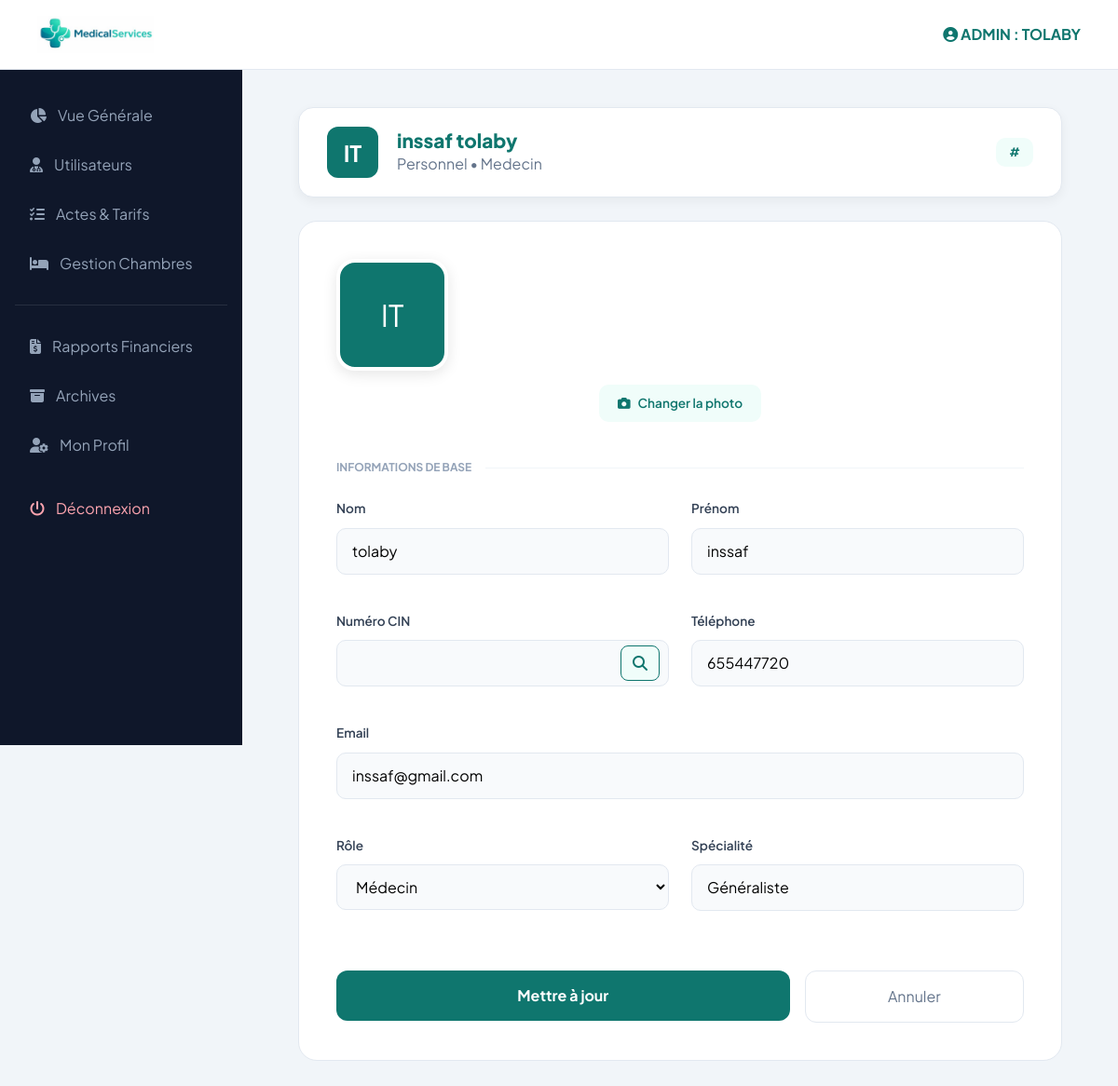
Screenshot of /connexion_admin/modifier_utilisateur.php?id=1 (signed in) with the database file from the repository.
### tables this page shows
CREATE TABLE `utilisateurs` (
  `id_user` int(11) NOT NULL,
  `cin` varchar(255) NOT NULL,
  `matricule` varchar(255) NOT NULL,
  `nom` varchar(50) DEFAULT NULL,
  `prenom` varchar(50) DEFAULT NULL,
  `email` varchar(50) DEFAULT NULL,
  `mot_de_passe` varchar(255) DEFAULT NULL,
  `telephone` int(11) NOT NULL,
  `adresse` text NOT NULL,
  `photo` varchar(255) NOT NULL DEFAULT '''default_avatar.png''',
  `role` enum('infirmier','admin','medecin','secretaire') DEFAULT NULL,
  `specialite` varchar(255) NOT NULL DEFAULT 'Généraliste',
  `statut_compte` enum('actif','suspendu','conge') NOT NULL,
  `date_embauche` date NOT NULL DEFAULT current_timestamp(),
  `derniere_connexion` datetime DEFAULT NULL,
  `created_at` timestamp NOT NULL DEFAULT current_timestamp()
);

### connexion_admin/modifier_utilisateur.php (the view, shortened to what this page needs)
<?php
include("../config/connexion.php");
$user_id = $_SESSION['user_id'];
$stmt_admin = $pdo->prepare("SELECT nom, prenom FROM utilisateurs WHERE id_user = ?");
$stmt_admin->execute([$user_id]);
$admin = $stmt_admin->fetch(PDO::FETCH_ASSOC);
$id_edit = (int)$_GET['id'];
$stmt = $pdo->prepare("SELECT * FROM utilisateurs WHERE id_user = ?");
$stmt->execute([$id_edit]);
$user = $stmt->fetch(PDO::FETCH_ASSOC);
$photoPath = "";
$photoExists = false;
$initials = strtoupper(substr($user['prenom'], 0, 1) . substr($user['nom'], 0, 1));
if (!empty($user['photo'])) {
    $photoPath = "../uploads/photos/" . $user['photo'];
    $photoExists = file_exists($photoPath);
}
?>
<!DOCTYPE html>
<html lang="fr">
<head>
    <link rel="stylesheet" href="https://cdnjs.cloudflare.com/ajax/libs/font-awesome/6.5.0/css/all.min.css">
    <link href="https://cdn.jsdelivr.net/npm/bootstrap@5.3.2/dist/css/bootstrap.min.css" rel="stylesheet">
</head>
<body>
<header>
    <img src="../images/logo_app2.png" alt="Logo" style="height: 40px;">
    <div style="color: var(--primary); font-weight: 700;">
        <i class="fa-solid fa-circle-user"></i> ADMIN : <?= strtoupper($admin['nom']) ?>
    </div>
</header>
<aside class="sidebar">
        <a href="dashboard_admin.php" ><i class="fa-solid fa-chart-pie"></i> Vue Générale</a>
        <a href="utilisateurs.php"><i class="fa-solid fa-user-md"></i> Utilisateurs</a>
        <a href="prestations.php"><i class="fa-solid fa-list-check"></i> Actes & Tarifs</a>
        <a href="../chambres/gestion_chambres.php"><i class="fa-solid fa-bed"></i> Gestion Chambres</a>
        <div style="height: 1px; background: rgba(255,255,255,0.1); margin: 20px 0;"></div>
        <a href="facturation_list.php"><i class="fa-solid fa-file-invoice-dollar"></i> Rapports Financiers</a>
         <a href="archives.php">
            <i class="fa-solid fa-box-archive"></i> Archives
        </a>
        <a href="profil.php" class="<?= basename($_SERVER['PHP_SELF']) == 'profil.php' ? 'active' : '' ?>">
        <i class="fa-solid fa-user-gear"></i> Mon Profil
        </a>
        <a href="../connexio_utilisateur/login.php" style="color: #fda4af; margin-top: 20px;"><i class="fa-solid fa-power-off"></i> Déconnexion</a>
    </aside>
<div class="main-wrapper">
    <main class="content-container">
        <div class="profile-sticky-card">
            <div class="profile-info-left">
                <div class="profile-avatar">
                    <?php if($photoExists): ?>
                        <img src="<?= $photoPath ?>" class="user-photo" id="currentPhoto">
                    <?php else: ?>
                        <?= $initials ?>
                    <?php endif; ?>
                </div>
                <div class="profile-details">
                    <h2><?= htmlspecialchars($user['prenom'] . ' ' . $user['nom']) ?></h2>
                    <span style="color: #64748b;">Personnel • <?= ucfirst($user['role']) ?></span>
                </div>
            </div>
            <div class="matricule-badge"># <?= $user['matricule'] ?></div>
        </div>
        <div class="form-card">
            <form method="POST" class="form-body" enctype="multipart/form-data">
                <div class="photo-section">
                    <div>
                        <?php if($photoExists): ?>
                            <img src="<?= $photoPath ?>" class="photo-preview" id="photoPreview">
                        <?php else: ?>
                            <div class="photo-preview" style="background: var(--primary); color: white; display: flex; align-items: center; justify-content: center; font-size: 2rem;"><?= $initials ?></div>
                        <?php endif; ?>
                    </div>
                    <label class="photo-upload-btn">
                        <i class="fa-solid fa-camera me-2"></i>Changer la photo
                    </label>
                </div>
                <span class="form-section-title">Informations de base</span>
                <div class="row mb-4">
                    <div class="col-md-6 mb-3">
                        <label>Nom</label>
                        <input type="text" name="nom" value="<?= htmlspecialchars($user['nom']) ?>" required>
                    </div>
                    <div class="col-md-6 mb-3">
                        <label>Prénom</label>
                        <input type="text" name="prenom" value="<?= htmlspecialchars($user['prenom']) ?>" required>
                    </div>
                </div>
                <div class="row mb-4">
                    <div class="col-md-6 mb-3">
                        <label>Numéro CIN</label>
                        <div class="cin-input-container">
                            <input type="text" name="cin" id="cin_input" value="<?= htmlspecialchars($user['cin']) ?>" required oninput="this.value = this.value.toUpperCase()" onblur="verifierCin()">
                            <button type="button" class="cin-check-btn" onclick="verifierCin()"><i class="fa-solid fa-magnifying-glass"></i></button>
                        </div>
                    </div>
                    <div class="col-md-6 mb-3">
                        <label>Téléphone</label>
                        <input type="text" name="telephone" value="<?= htmlspecialchars($user['telephone']) ?>" required>
                    </div>
                </div>
                <div class="row mb-4">
                    <div class="col-md-12 mb-3">
                        <label>Email</label>
                        <input type="email" name="email" value="<?= htmlspecialchars($user['email']) ?>" required>
                    </div>
                </div>
                <div class="row mb-5">
                    <div class="col-md-6 mb-3">
                        <label>Rôle</label>
                        <select name="role" id="role" onchange="checkRole()">
                            <option value="medecin" <?= $user['role'] == 'medecin' ? 'selected' : '' ?>>Médecin</option>
                        </select>
                    </div>
                    <div class="col-md-6 mb-3" id="specDiv" style="display: <?= $user['role'] == 'medecin' ? 'block' : 'none' ?>;">
                        <label>Spécialité</label>
                        <input type="text" name="specialite" value="<?= htmlspecialchars($user['specialite']) ?>">
                    </div>
                </div>
                <div class="row g-3">
                    <div class="col-md-8"><button type="submit" name="modifier" class="btn-update" id="submitBtn">Mettre à jour</button></div>
                    <div class="col-md-4"><a href="utilisateurs.php" class="btn-cancel">Annuler</a></div>
                </div>
            </form>
        </div>
    </main>
</div>
</body>
</html>

### connexion_admin/modifier_utilisateur.php (style rules this page uses)
:root { --primary: #0f766e; --primary-light: #f0fdfa; --sidebar-bg: #0f172a; --bg-body: #f1f5f9; --border-color: #e2e8f0; --input-bg: #f8fafc; }
body { background: var(--bg-body); font-family: 'Plus Jakarta Sans', sans-serif; margin: 0; display: flex; min-height: 100vh; color: #1e293b; }
header { background: #ffffff; padding: 0 40px; height: 75px; display: flex; justify-content: space-between; align-items: center; border-bottom: 1px solid var(--border-color); position: fixed; width: 100%; top: 0; z-index: 1050; }
.sidebar { width: 260px; background: var(--sidebar-bg); height: 100vh; position: fixed; top: 0; padding: 100px 16px 24px; z-index: 1000; }
.sidebar a { display: flex; align-items: center; gap: 12px; color: #94a3b8; text-decoration: none; padding: 12px 16px; border-radius: 10px; margin-bottom: 5px; transition: 0.3s; }
.main-wrapper { flex: 1; margin-left: 260px; padding-top: 75px; }
.content-container { padding: 40px; max-width: 900px; margin: 0 auto; }
.profile-sticky-card { position: sticky; top: 95px; z-index: 900; background: #ffffff; border-radius: 16px; padding: 20px 30px; margin-bottom: 25px; border: 1px solid var(--border-color); display: flex; align-items: center; justify-content: space-between; box-shadow: 0 4px 12px rgba(0,0,0,0.05); }
.profile-info-left { display: flex; align-items: center; gap: 20px; }
.profile-avatar { width: 55px; height: 55px; background: var(--primary); color: #ffffff; border-radius: 12px; display: flex; align-items: center; justify-content: center; font-size: 1.5rem; font-weight: 700; overflow: hidden; }
.profile-details h2 { margin: 0; font-size: 1.3rem; font-weight: 800; color: var(--primary); }
.matricule-badge { background: var(--primary-light); color: var(--primary); padding: 6px 14px; border-radius: 10px; font-size: 0.8rem; font-weight: 700; }
.form-card { background: #ffffff; border-radius: 20px; border: 1px solid var(--border-color); }
.form-body { padding: 40px; }
.form-section-title { font-size: 0.75rem; font-weight: 700; color: #94a3b8; text-transform: uppercase; margin-bottom: 25px; display: flex; align-items: center; gap: 15px; }
.form-section-title::after { content: ""; flex: 1; height: 1px; background: #f1f5f9; }
label { font-size: 0.85rem; font-weight: 600; color: #334155; margin-bottom: 10px; display: block; }
input, select { width: 100%; padding: 12px 16px; background-color: var(--input-bg); border: 1.5px solid var(--border-color); border-radius: 10px; }
.cin-input-container { position: relative; }
.cin-check-btn { position: absolute; right: 10px; top: 50%; transform: translateY(-50%); background: var(--primary-light); border: 1px solid var(--primary); color: var(--primary); padding: 6px 12px; border-radius: 8px; cursor: pointer; }
.btn-update { background: var(--primary); color: white; border: none; padding: 15px; border-radius: 12px; font-weight: 700; width: 100%; }
.btn-cancel { background: #fff; color: #64748b; border: 1.5px solid var(--border-color); padding: 15px; border-radius: 12px; width: 100%; text-decoration: none; display: block; text-align: center; }
.photo-section { text-align: center; margin-bottom: 30px; }
.photo-preview { width: 120px; height: 120px; border-radius: 20px; object-fit: cover; border: 4px solid white; box-shadow: 0 4px 15px rgba(0,0,0,0.1); margin-bottom: 15px; }
.photo-upload-btn { display: inline-block; background: var(--primary-light); color: var(--primary); padding: 10px 20px; border-radius: 10px; cursor: pointer; font-weight: 600; }

### rows the page displays
utilisateurs: nom "TOLABY"
utilisateurs: initials "IT", prenom+nom "inssaf tolaby", role "Medecin", nom "tolaby", prenom "inssaf", telephone "655447720", email "inssaf@gmail.com", role "Médecin", specialite "Généraliste"
